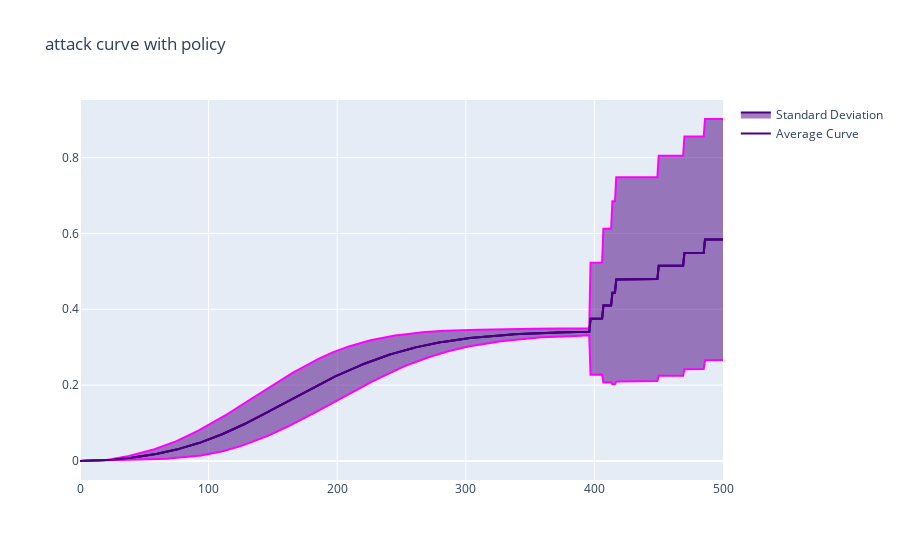

Notebook code cell kept with this figure:
### Code cell
plot_average_attack_curve(sims_with_policies, 'attack curve with policy')

### Figure 1 — Plotly figure (JSON) as saved in the notebook; plotly's stock layout.template omitted (floating-point values rounded to 4 significant figures; data arrays with more than 128 entries replaced by an {"elided": "..."} marker saying what was removed)
{"data": [{"line": {"color": "indigo"}, "mode": "lines", "name": "Average Curve", "type": "scatter", "x": {"elided": "501 int values"}, "y": {"elided": "501 float values"}}, {"line": {"color": "magenta"}, "mode": "lines", "showlegend": false, "type": "scatter", "x": {"elided": "501 int values"}, "y": {"elided": "501 float values"}}, {"fill": "tonexty", "line": {"color": "indigo"}, "mode": "lines", "name": "Standard Deviation", "type": "scatter", "x": {"elided": "501 int values"}, "y": {"elided": "501 float values"}}, {"line": {"color": "magenta"}, "mode": "lines", "showlegend": false, "type": "scatter", "x": {"elided": "501 int values"}, "y": {"elided": "501 float values"}}, {"fill": "tonexty", "line": {"color": "indigo"}, "mode": "lines", "showlegend": false, "type": "scatter", "x": {"elided": "501 int values"}, "y": {"elided": "501 float values"}}], "layout": {"title": {"text": "attack curve with policy"}}}
